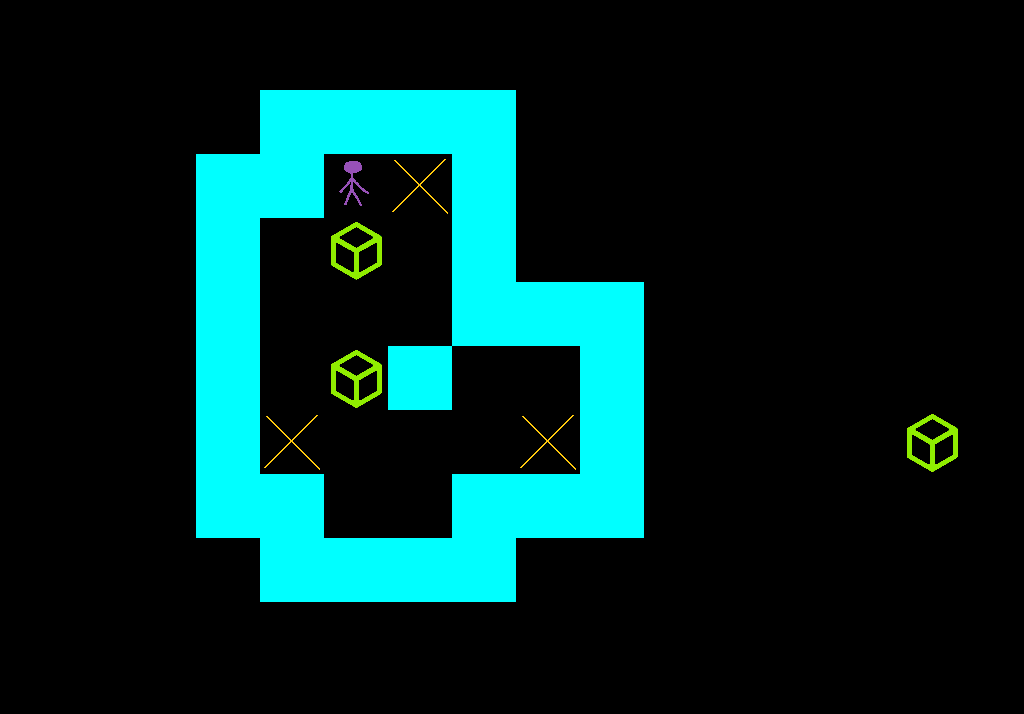
#> input picture trabajo_sokoban/window_tmp.png, 1024 x 714 px
$ python capture_board.py
#> lines starting #> are read from the running program, lines starting #| are printed output that depends on the picture; after the words box and inside, x2 and y2 are one past the last pixel; in counts of white or black regions, pixels touching at a corner belong together
from PIL import Image
import numpy as np
import subprocess
import os
WINDOW_ID = os.environ.get("WINDOW_ID", "0x1400003")
subprocess.run(["bash","-lc",f"DISPLAY=:99 import -window {WINDOW_ID} window_tmp.png"],check=True)
#> (this line was passed over: subprocess is not available in this run)
im = Image.open("window_tmp.png").convert("RGB")
#> im is the input picture: PIL image 1024x714 RGB; mean R, G, B 1, 39.9, 38.7
arr = np.array(im)
mask = (arr[:,:,1]>200) & (arr[:,:,0]<50)
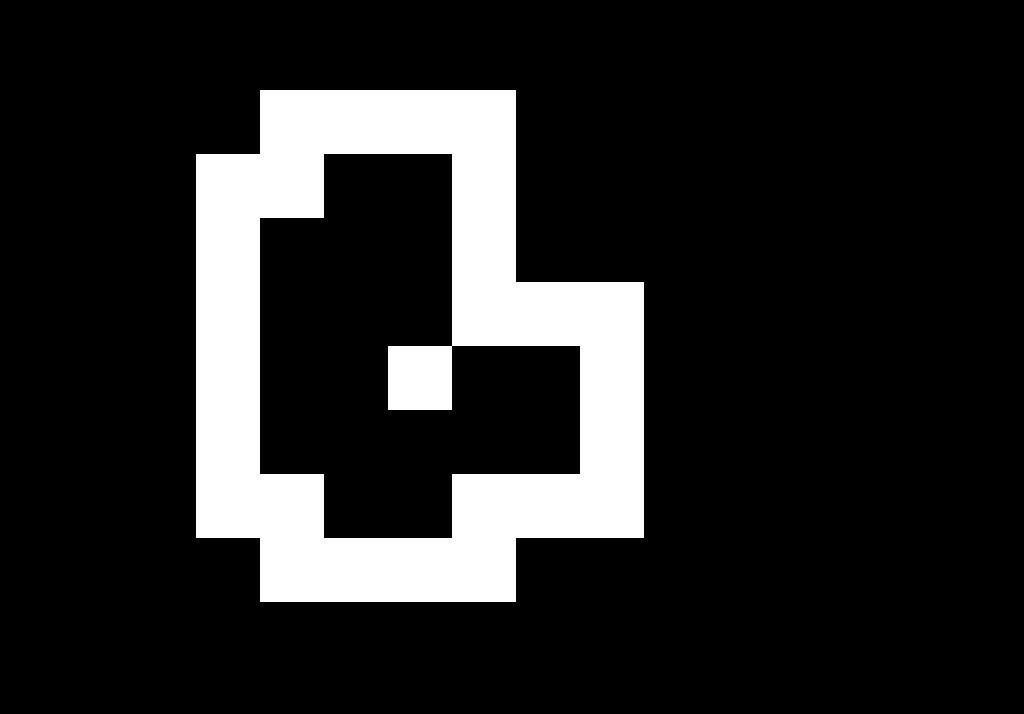
#> mask: shape (714, 1024) bool; 15.1% white; 1 white region, box (x1, y1, x2, y2) and area: (196, 90, 644, 602) 110592
rows = np.where(mask.any(axis=1))[0]
#> rows = 512 values from 90 to 601
cols = np.where(mask.any(axis=0))[0]
#> cols = 448 values from 196 to 643
row_start,row_end = rows[0],rows[-1]
#> row_start = 90; row_end = 601
col_start,col_end = cols[0],cols[-1]
#> col_start = 196; col_end = 643
board = im.crop((col_start,row_start,col_end+1,row_end+1))
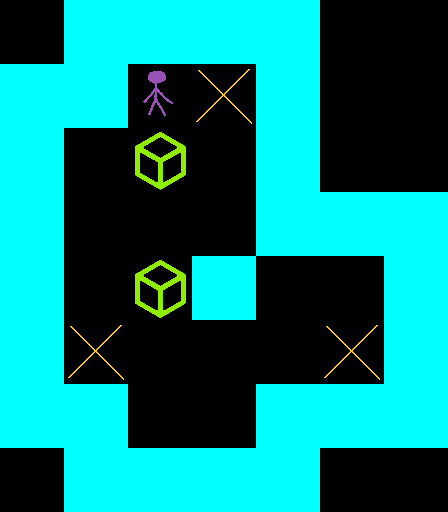
#> board: PIL image 448x512 RGB; mean R, G, B 2.4, 126, 123.3
board.save("board_current.png")
rows_count, cols_count = 16, 16
cell_w = board.width // cols_count
#> cell_w = 28
cell_h = board.height // rows_count
#> cell_h = 32
mapping_chars = []
for j in range(rows_count):
    row_chars = []
    for i in range(cols_count):
        cell = board.crop((i*cell_w,j*cell_h,(i+1)*cell_w,(j+1)*cell_h))
        avg = np.array(cell).reshape(-1,3).mean(axis=0)
        r,g,b = avg
        if g>220:
            ch = "#"
        elif b>40 and r>20:
            ch = "B"
        elif g>60 and b<20:
            ch = "P"
        elif g>120:
            ch = "x"
        else:
            ch = "."
        row_chars.append(ch)
    mapping_chars.append("".join(row_chars))
#> after the loop, mapping_chars = 16 items, first 6: '..x########.....', '..x########.....', '####xB...x#.....', '####x....x#.....', '##...P...x#.....', '##...P...x#.....'
for row in mapping_chars:
    print(row)
#> this loop made 16 passes
#> row on passes 1 to 12: '..x########.....', '..x########.....', '####xB...x#.....', '####x....x#.....', '##...P...x#.....', '##...P...x#.....', '##.......x######', '##.......x######', '##...P.##.....##', '##...P.##.....##', '##............##', '##............##'
#> (printed output is left out)
